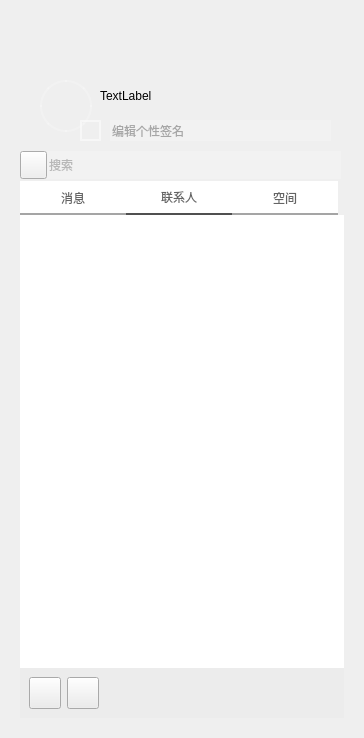
<?xml version="1.0" encoding="UTF-8"?>
<ui version="4.0">
 <class>chat</class>
 <widget class="QWidget" name="chat">
  <property name="geometry">
   <rect>
    <x>0</x>
    <y>0</y>
    <width>364</width>
    <height>738</height>
   </rect>
  </property>
  <property name="windowTitle">
   <string>Form</string>
  </property>
  <layout class="QVBoxLayout" name="verticalLayout_3">
   <item>
    <widget class="QWidget" name="widget" native="true">
     <property name="minimumSize">
      <size>
       <width>331</width>
       <height>601</height>
      </size>
     </property>
     <layout class="QVBoxLayout" name="verticalLayout_2">
      <property name="spacing">
       <number>0</number>
      </property>
      <item>
       <layout class="QVBoxLayout" name="verticalLayout">
        <property name="spacing">
         <number>0</number>
        </property>
        <item>
         <widget class="QWidget" name="widget_2" native="true">
          <property name="minimumSize">
           <size>
            <width>250</width>
            <height>161</height>
           </size>
          </property>
          <property name="maximumSize">
           <size>
            <width>16777215</width>
            <height>161</height>
           </size>
          </property>
          <property name="styleSheet">
           <string notr="true">#widget_2
{
	
	border-image: url(:/tu/b1.png);
	
}</string>
          </property>
          <widget class="QWidget" name="widget_3" native="true">
           <property name="geometry">
            <rect>
             <x>10</x>
             <y>50</y>
             <width>311</width>
             <height>75</height>
            </rect>
           </property>
           <property name="minimumSize">
            <size>
             <width>250</width>
             <height>75</height>
            </size>
           </property>
           <widget class="QPushButton" name="user_icon">
            <property name="geometry">
             <rect>
              <x>10</x>
              <y>10</y>
              <width>52</width>
              <height>52</height>
             </rect>
            </property>
            <property name="minimumSize">
             <size>
              <width>52</width>
              <height>52</height>
             </size>
            </property>
            <property name="maximumSize">
             <size>
              <width>52</width>
              <height>52</height>
             </size>
            </property>
            <property name="styleSheet">
             <string notr="true">#user_icon {
	
	border-image: url(:/tu/zw.png);
    background-color: rgba(255, 255, 255, 0); /* 背景透明 */
    border-radius: 26px; /* 圆角半径，设置为 26，生成圆弧效果 */
    border: 2px solid rgba(255, 255, 255, 0.2); /* 边框透明 */
}

#user_icon:hover {
    border-radius: 26px; /* 保持圆角半径不变 */
    border: 4px solid rgba(255, 255, 255, 0.5); /* 悬停时边框颜色和厚度增加 */
}
</string>
            </property>
            <property name="text">
             <string/>
            </property>
           </widget>
           <widget class="QToolButton" name="toolButton_7">
            <property name="geometry">
             <rect>
              <x>50</x>
              <y>50</y>
              <width>21</width>
              <height>21</height>
             </rect>
            </property>
            <property name="minimumSize">
             <size>
              <width>21</width>
              <height>21</height>
             </size>
            </property>
            <property name="styleSheet">
             <string notr="true">#toolButton_7 {
    border-radius: 32px; /* 设置为圆形 */
    
	border-image: url(:/chat_lib/头像绿点.png);
    border: 2px solid rgba(255, 255, 255, 0.5); /* 边框效果可见 */
}

#toolButton_7:hover {
    background-color: rgb(0, 200, 100); /* 悬停时略微变暗 */
}

#toolButton_7::menu-indicator {
    image: none; /* 移除菜单指示器 */
}
</string>
            </property>
            <property name="text">
             <string/>
            </property>
           </widget>
           <widget class="QLabel" name="label_4">
            <property name="geometry">
             <rect>
              <x>190</x>
              <y>10</y>
              <width>41</width>
              <height>21</height>
             </rect>
            </property>
            <property name="styleSheet">
             <string notr="true">border-image: url(:/chat_lib/dengji.png);</string>
            </property>
            <property name="text">
             <string/>
            </property>
           </widget>
           <widget class="QLabel" name="label_5">
            <property name="geometry">
             <rect>
              <x>250</x>
              <y>10</y>
              <width>31</width>
              <height>20</height>
             </rect>
            </property>
            <property name="styleSheet">
             <string notr="true">border-image: url(:/chat_lib/svip.png);</string>
            </property>
            <property name="text">
             <string/>
            </property>
           </widget>
           <widget class="QLabel" name="username">
            <property name="geometry">
             <rect>
              <x>70</x>
              <y>10</y>
              <width>61</width>
              <height>31</height>
             </rect>
            </property>
            <property name="text">
             <string>TextLabel</string>
            </property>
           </widget>
           <widget class="QLineEdit" name="lineEdit">
            <property name="geometry">
             <rect>
              <x>80</x>
              <y>50</y>
              <width>221</width>
              <height>21</height>
             </rect>
            </property>
            <property name="styleSheet">
             <string notr="true">#lineEdit{
background-color: rgba(255, 255, 255,50);
border-color:rgba(0,0,0,255);
	color: rgb(90, 90, 90);
border-style:none;
border-width:1px;
}
:!hover{
color: rgb(255, 255, 255);
}
:hover{
border-style:solid;
border-width:1px;
border-color: rgb(108, 108, 108);
	color: rgb(255, 255, 255);
}</string>
            </property>
            <property name="text">
             <string/>
            </property>
            <property name="placeholderText">
             <string>编辑个性签名</string>
            </property>
           </widget>
          </widget>
          <widget class="QWidget" name="layoutWidget">
           <property name="geometry">
            <rect>
             <x>10</x>
             <y>10</y>
             <width>301</width>
             <height>35</height>
            </rect>
           </property>
           <layout class="QHBoxLayout" name="horizontalLayout_4">
            <property name="spacing">
             <number>8</number>
            </property>
            <property name="leftMargin">
             <number>3</number>
            </property>
            <property name="topMargin">
             <number>5</number>
            </property>
            <property name="rightMargin">
             <number>3</number>
            </property>
            <property name="bottomMargin">
             <number>5</number>
            </property>
            <item>
             <widget class="QLabel" name="label_2">
              <property name="minimumSize">
               <size>
                <width>25</width>
                <height>25</height>
               </size>
              </property>
              <property name="maximumSize">
               <size>
                <width>25</width>
                <height>25</height>
               </size>
              </property>
              <property name="styleSheet">
               <string notr="true">border-image: url(:/chat_lib/cat.png);</string>
              </property>
              <property name="text">
               <string/>
              </property>
             </widget>
            </item>
            <item>
             <spacer name="horizontalSpacer_6">
              <property name="orientation">
               <enum>Qt::Horizontal</enum>
              </property>
              <property name="sizeHint" stdset="0">
               <size>
                <width>40</width>
                <height>20</height>
               </size>
              </property>
             </spacer>
            </item>
            <item>
             <widget class="QPushButton" name="min_bt_2">
              <property name="minimumSize">
               <size>
                <width>25</width>
                <height>25</height>
               </size>
              </property>
              <property name="maximumSize">
               <size>
                <width>25</width>
                <height>25</height>
               </size>
              </property>
              <property name="styleSheet">
               <string notr="true">
QPushButton {
border: none;
	border-image: url(:/tu/contact.png);
background-color: transparent; /* 设置按钮的默认背景透明 */
border-radius: 5px; /* 设置按钮的圆角 */
padding: 5px 10px; /* 设置按钮的内边距 */
}

QPushButton:hover {
background-color: rgba(0, 0, 0, 0.1); /* 设置鼠标悬停时的背景颜色，使用半透明效果 */
}

QPushButton:pressed {
background-color: rgba(0, 0, 0, 0.2); /* 设置按钮按压时的背景颜色，使用半透明效果 */
border: 1px solid rgba(0, 0, 0, 0.3); /* 设置按钮按压时的边框，使用半透明效果 */
padding: 4px 9px; /* 调整按压时的内边距，模拟按压效果 */
}
</string>
              </property>
              <property name="text">
               <string/>
              </property>
             </widget>
            </item>
            <item>
             <widget class="QPushButton" name="min_bt">
              <property name="minimumSize">
               <size>
                <width>25</width>
                <height>25</height>
               </size>
              </property>
              <property name="maximumSize">
               <size>
                <width>25</width>
                <height>25</height>
               </size>
              </property>
              <property name="styleSheet">
               <string notr="true">
QPushButton {
border: none;
	border-image: url(:/tu/最小化.png);
background-color: transparent; /* 设置按钮的默认背景透明 */
border-radius: 5px; /* 设置按钮的圆角 */
padding: 5px 10px; /* 设置按钮的内边距 */
}

QPushButton:hover {
background-color: rgba(0, 0, 0, 0.1); /* 设置鼠标悬停时的背景颜色，使用半透明效果 */
}

QPushButton:pressed {
background-color: rgba(0, 0, 0, 0.2); /* 设置按钮按压时的背景颜色，使用半透明效果 */
border: 1px solid rgba(0, 0, 0, 0.3); /* 设置按钮按压时的边框，使用半透明效果 */
padding: 4px 9px; /* 调整按压时的内边距，模拟按压效果 */
}
</string>
              </property>
              <property name="text">
               <string/>
              </property>
             </widget>
            </item>
            <item>
             <widget class="QPushButton" name="close_bt">
              <property name="minimumSize">
               <size>
                <width>25</width>
                <height>25</height>
               </size>
              </property>
              <property name="maximumSize">
               <size>
                <width>25</width>
                <height>25</height>
               </size>
              </property>
              <property name="styleSheet">
               <string notr="true">
QPushButton {
border: none;
	border-image: url(:/tu/关闭.png);
background-color: transparent; /* 设置按钮的默认背景透明 */
border-radius: 5px; /* 设置按钮的圆角 */
padding: 5px 10px; /* 设置按钮的内边距 */
}

QPushButton:hover {
background-color: rgba(0, 0, 0, 0.1); /* 设置鼠标悬停时的背景颜色，使用半透明效果 */
}

QPushButton:pressed {
background-color: rgba(0, 0, 0, 0.2); /* 设置按钮按压时的背景颜色，使用半透明效果 */
border: 1px solid rgba(0, 0, 0, 0.3); /* 设置按钮按压时的边框，使用半透明效果 */
padding: 4px 9px; /* 调整按压时的内边距，模拟按压效果 */
}
</string>
              </property>
              <property name="text">
               <string/>
              </property>
             </widget>
            </item>
           </layout>
          </widget>
          <widget class="QWidget" name="layoutWidget">
           <property name="geometry">
            <rect>
             <x>0</x>
             <y>130</y>
             <width>321</width>
             <height>30</height>
            </rect>
           </property>
           <layout class="QHBoxLayout" name="horizontalLayout">
            <property name="spacing">
             <number>0</number>
            </property>
            <item>
             <widget class="QPushButton" name="pushButton_2">
              <property name="minimumSize">
               <size>
                <width>27</width>
                <height>28</height>
               </size>
              </property>
              <property name="maximumSize">
               <size>
                <width>27</width>
                <height>28</height>
               </size>
              </property>
              <property name="styleSheet">
               <string notr="true">border-image: url(:/chat_lib/搜索.png);</string>
              </property>
              <property name="text">
               <string/>
              </property>
             </widget>
            </item>
            <item>
             <widget class="QLineEdit" name="lineEdit_2">
              <property name="minimumSize">
               <size>
                <width>272</width>
                <height>28</height>
               </size>
              </property>
              <property name="styleSheet">
               <string notr="true">background-color: rgba(255, 255, 255,50);
border-color:rgba(0,0,0,255);
color: rgb(124, 124, 124);
border-style:none;
border-width:1px;
</string>
              </property>
              <property name="text">
               <string/>
              </property>
              <property name="placeholderText">
               <string>搜索</string>
              </property>
             </widget>
            </item>
           </layout>
          </widget>
         </widget>
        </item>
        <item>
         <widget class="QTabWidget" name="tabWidget_3">
          <property name="styleSheet">
           <string notr="true">QWidget::tab{
	background-color: rgb(255, 255, 255);
border-style:solid;
border-bottom-width:2px;
border-radius:0px;
height:32px;
width:106px;
color: rgb(100, 100, 100);
border-color: rgb(255, 255, 255);
border-bottom-color:rgba(163, 163, 163,250);
}
QWidget::tab:selected{
border-bottom-color: rgb(80, 80, 80);
border-bottom-width:2px;
border-radius-:2px;
}
QWidget::pane{
border-style:solid;
background-color: rgb(255, 255, 255);
}</string>
          </property>
          <property name="currentIndex">
           <number>1</number>
          </property>
          <widget class="QWidget" name="tab_6">
           <attribute name="title">
            <string>消息</string>
           </attribute>
          </widget>
          <widget class="QWidget" name="tab_7">
           <attribute name="title">
            <string>联系人</string>
           </attribute>
          </widget>
          <widget class="QWidget" name="tab">
           <attribute name="title">
            <string>空间</string>
           </attribute>
          </widget>
         </widget>
        </item>
       </layout>
      </item>
      <item>
       <widget class="QWidget" name="widget_4" native="true">
        <property name="minimumSize">
         <size>
          <width>0</width>
          <height>35</height>
         </size>
        </property>
        <property name="styleSheet">
         <string notr="true">background-color: rgb(236, 236, 236);</string>
        </property>
        <layout class="QHBoxLayout" name="horizontalLayout_2">
         <item>
          <widget class="QPushButton" name="pushButton">
           <property name="minimumSize">
            <size>
             <width>32</width>
             <height>32</height>
            </size>
           </property>
           <property name="maximumSize">
            <size>
             <width>32</width>
             <height>32</height>
            </size>
           </property>
           <property name="styleSheet">
            <string notr="true">border-image: url(:/chat_lib/sangangy.png);</string>
           </property>
           <property name="text">
            <string/>
           </property>
          </widget>
         </item>
         <item>
          <widget class="QPushButton" name="pushButton_3">
           <property name="minimumSize">
            <size>
             <width>32</width>
             <height>32</height>
            </size>
           </property>
           <property name="maximumSize">
            <size>
             <width>32</width>
             <height>32</height>
            </size>
           </property>
           <property name="styleSheet">
            <string notr="true">border-image: url(:/chat_lib/tianjiahaoyou.png);</string>
           </property>
           <property name="text">
            <string/>
           </property>
          </widget>
         </item>
         <item>
          <spacer name="horizontalSpacer">
           <property name="orientation">
            <enum>Qt::Horizontal</enum>
           </property>
           <property name="sizeHint" stdset="0">
            <size>
             <width>40</width>
             <height>20</height>
            </size>
           </property>
          </spacer>
         </item>
        </layout>
       </widget>
      </item>
     </layout>
    </widget>
   </item>
  </layout>
 </widget>
 <resources/>
 <connections/>
</ui>
